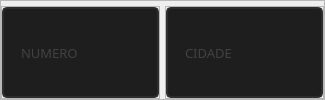
              <widget class="QFrame" name="frame_29">
               <property name="frameShape">
                <enum>QFrame::StyledPanel</enum>
               </property>
               <property name="frameShadow">
                <enum>QFrame::Raised</enum>
               </property>
               <layout class="QHBoxLayout" name="horizontalLayout_21">
                <property name="spacing">
                 <number>5</number>
                </property>
                <property name="leftMargin">
                 <number>0</number>
                </property>
                <property name="topMargin">
                 <number>5</number>
                </property>
                <property name="rightMargin">
                 <number>0</number>
                </property>
                <property name="bottomMargin">
                 <number>0</number>
                </property>
                <item>
                 <widget class="QFrame" name="frame_40">
                  <property name="frameShape">
                   <enum>QFrame::StyledPanel</enum>
                  </property>
                  <property name="frameShadow">
                   <enum>QFrame::Raised</enum>
                  </property>
                  <layout class="QHBoxLayout" name="horizontalLayout_37">
                   <property name="spacing">
                    <number>0</number>
                   </property>
                   <property name="leftMargin">
                    <number>0</number>
                   </property>
                   <property name="topMargin">
                    <number>0</number>
                   </property>
                   <property name="rightMargin">
                    <number>0</number>
                   </property>
                   <property name="bottomMargin">
                    <number>0</number>
                   </property>
                   <item>
                    <widget class="QLineEdit" name="txt_obranumero">
                     <property name="sizePolicy">
                      <sizepolicy hsizetype="Expanding" vsizetype="Expanding">
                       <horstretch>0</horstretch>
                       <verstretch>0</verstretch>
                      </sizepolicy>
                     </property>
                     <property name="font">
                      <font>
                       <family>Quicksand</family>
                       <pointsize>10</pointsize>
                      </font>
                     </property>
                     <property name="styleSheet">
                      <string notr="true">QLineEdit{
	border: 2px solid rgb(45, 45, 45);
	border-radius: 5px;
	padding: 15px;
	background-color: rgb(30, 30, 30);
	color: rgb(100, 100, 100);
}
QLineEdit:hover{
	border: 2px solid rgb(55, 55, 55);
}
QLineEdit:focus{
	border: 2px solid rgb(255, 207, 0);
	color: rgb(200, 200, 200);
}</string>
                     </property>
                     <property name="maxLength">
                      <number>32</number>
                     </property>
                     <property name="placeholderText">
                      <string>NUMERO</string>
                     </property>
                    </widget>
                   </item>
                  </layout>
                 </widget>
                </item>
                <item>
                 <widget class="QFrame" name="frame_41">
                  <property name="frameShape">
                   <enum>QFrame::StyledPanel</enum>
                  </property>
                  <property name="frameShadow">
                   <enum>QFrame::Raised</enum>
                  </property>
                  <layout class="QHBoxLayout" name="horizontalLayout_38">
                   <property name="spacing">
                    <number>0</number>
                   </property>
                   <property name="leftMargin">
                    <number>0</number>
                   </property>
                   <property name="topMargin">
                    <number>0</number>
                   </property>
                   <property name="rightMargin">
                    <number>0</number>
                   </property>
                   <property name="bottomMargin">
                    <number>0</number>
                   </property>
                   <item>
                    <widget class="QLineEdit" name="txt_obracidade">
                     <property name="sizePolicy">
                      <sizepolicy hsizetype="Expanding" vsizetype="Expanding">
                       <horstretch>0</horstretch>
                       <verstretch>0</verstretch>
                      </sizepolicy>
                     </property>
                     <property name="font">
                      <font>
                       <family>Quicksand</family>
                       <pointsize>10</pointsize>
                      </font>
                     </property>
                     <property name="styleSheet">
                      <string notr="true">QLineEdit{
	border: 2px solid rgb(45, 45, 45);
	border-radius: 5px;
	padding: 15px;
	background-color: rgb(30, 30, 30);
	color: rgb(100, 100, 100);
}
QLineEdit:hover{
	border: 2px solid rgb(55, 55, 55);
}
QLineEdit:focus{
	border: 2px solid rgb(255, 207, 0);
	color: rgb(200, 200, 200);
}</string>
                     </property>
                     <property name="maxLength">
                      <number>32</number>
                     </property>
                     <property name="placeholderText">
                      <string>CIDADE</string>
                     </property>
                    </widget>
                   </item>
                  </layout>
                 </widget>
                </item>
               </layout>
              </widget>
